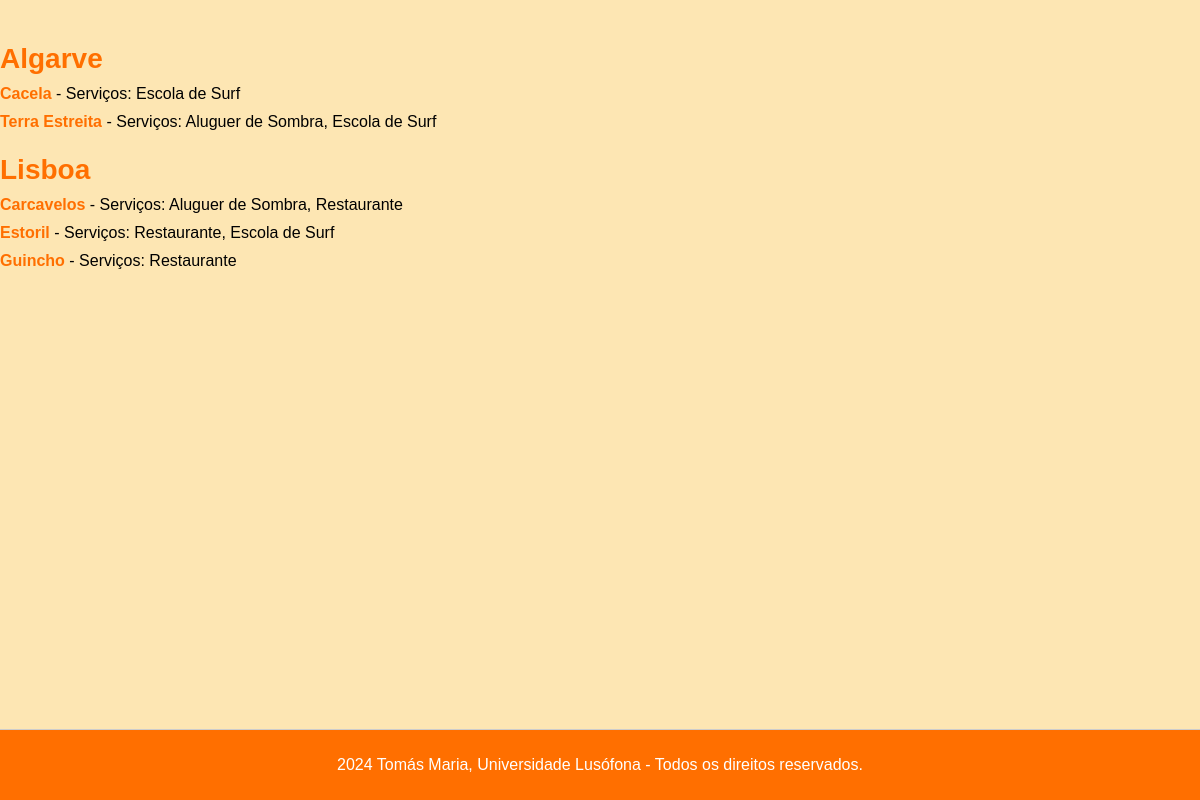
The page /praias/ on the database its author committed.
### praias/models.py (models this page shows, shortened)
class Praia(models.Model):
    nome = models.CharField(max_length=100)
    regiao = models.ForeignKey(Regiao, on_delete=models.CASCADE)
    servicos = models.ManyToManyField('Servico')
    foto = models.ImageField()

class Regiao(models.Model):
    nome = models.CharField(max_length=100)

class Servico(models.Model):
    nome = models.CharField(max_length=100)

### praias/views.py (the view)
# urls.py: path('', praias_view, name='praias'),
def praias_view(request):
    praias_por_regiao = {}
    praias = Praia.objects.select_related('regiao').all()
    for praia in praias:
        if praia.regiao.nome not in praias_por_regiao:
            praias_por_regiao[praia.regiao.nome] = []
        praias_por_regiao[praia.regiao.nome].append(praia)
    context = {'praias_por_regiao': praias_por_regiao}
    return render(request, 'praias/praias.html', context)

### praias/templates/praias/praias.html (shortened to what this page needs)
<!DOCTYPE html>
<html lang="pt">
<head>
</head>
<body>
    {% for regiao, praias in praias_por_regiao.items %}
    <h2>{{ regiao }}</h2>
    <ul>
        {% for praia in praias %}
        <li>
            <strong><a href="{% url 'praias:praia' praia_nome=praia.nome %}" class="praia-link">{{ praia.nome }}</a></strong> -
            Serviços:
            {% for servico in praia.servicos.all %}
                {{ servico.nome }}{% if not forloop.last %}, {% endif %}
            {% endfor %}
        </li>
        {% endfor %}
    </ul>
    {% endfor %}
    <footer>
        <p>2024 Tomás Maria, Universidade Lusófona - Todos os direitos reservados.</p>
    </footer>
</body>
</html>

### praias/templates/praias/praias.html (style rules this page uses)
body { font-family: Arial, sans-serif; background-color: #fde6b3; margin: 0; padding: 20px 20px 20px 0; }
h2 { color: #ff6f00; font-size: 28px; margin-bottom: 10px; }
ul { list-style-type: none; padding: 0; margin: 0; }
li { margin-bottom: 10px; }
.praia-link { color: #ff6f00; text-decoration: none; transition: color 0.3s ease; font-weight: bold; }
footer { background-color: #ff6f00; color: white; text-align: center; padding: 10px 0; position: fixed; bottom: 0; width: 100%; border-top: 1px solid #ccc; }

### rows shown on the page
Praia: nome "Algarve", nome "Cacela"
Servico: nome "Escola de Surf"
Praia: nome "Terra Estreita"
Servico: nome "Aluguer de Sombra"
Praia: nome "Lisboa", nome "Carcavelos"
Servico: nome "Restaurante"
Praia: nome "Estoril"
Praia: nome "Guincho"
